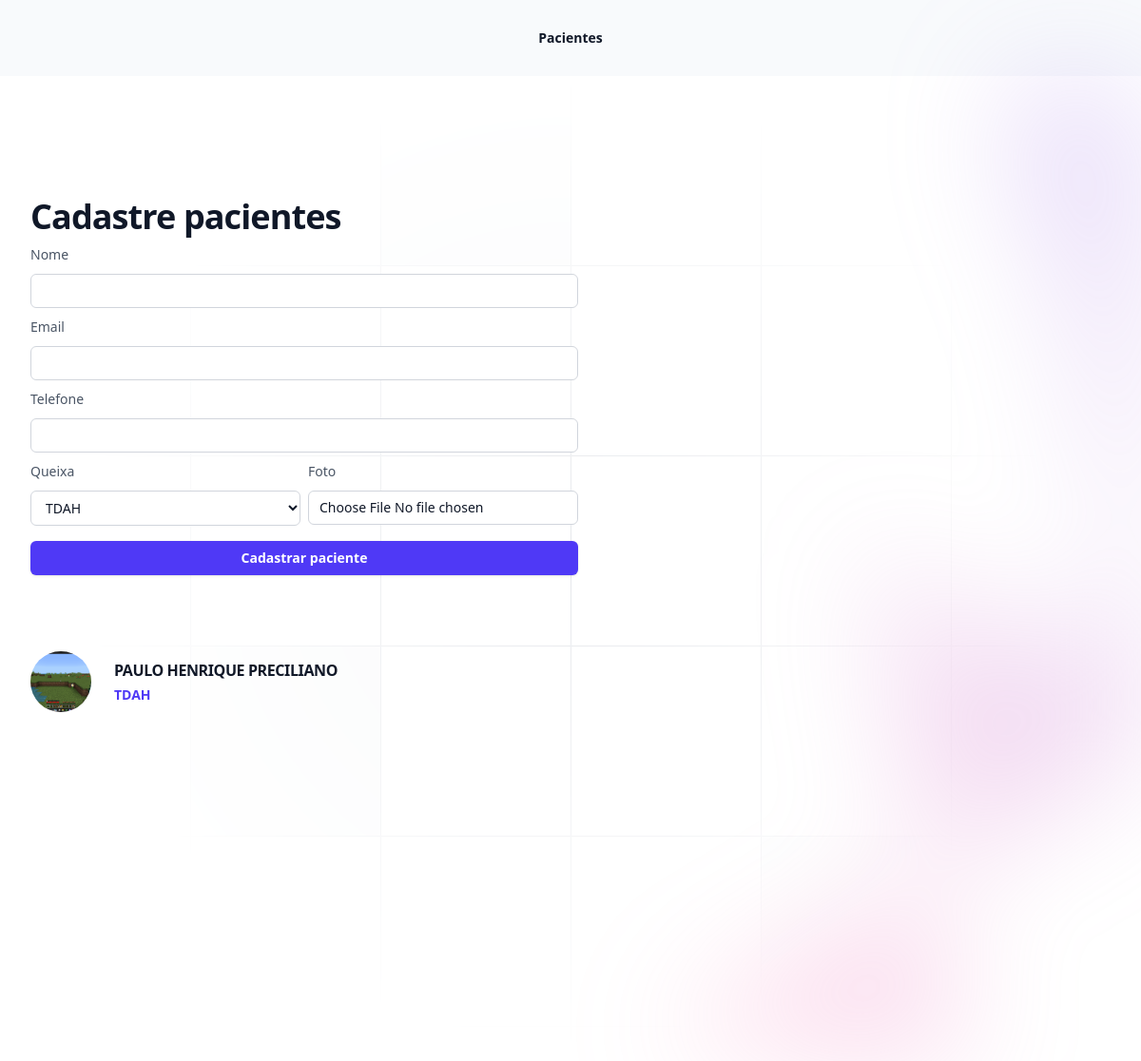
/pacientes/, run on an earlier commit of the app's database.
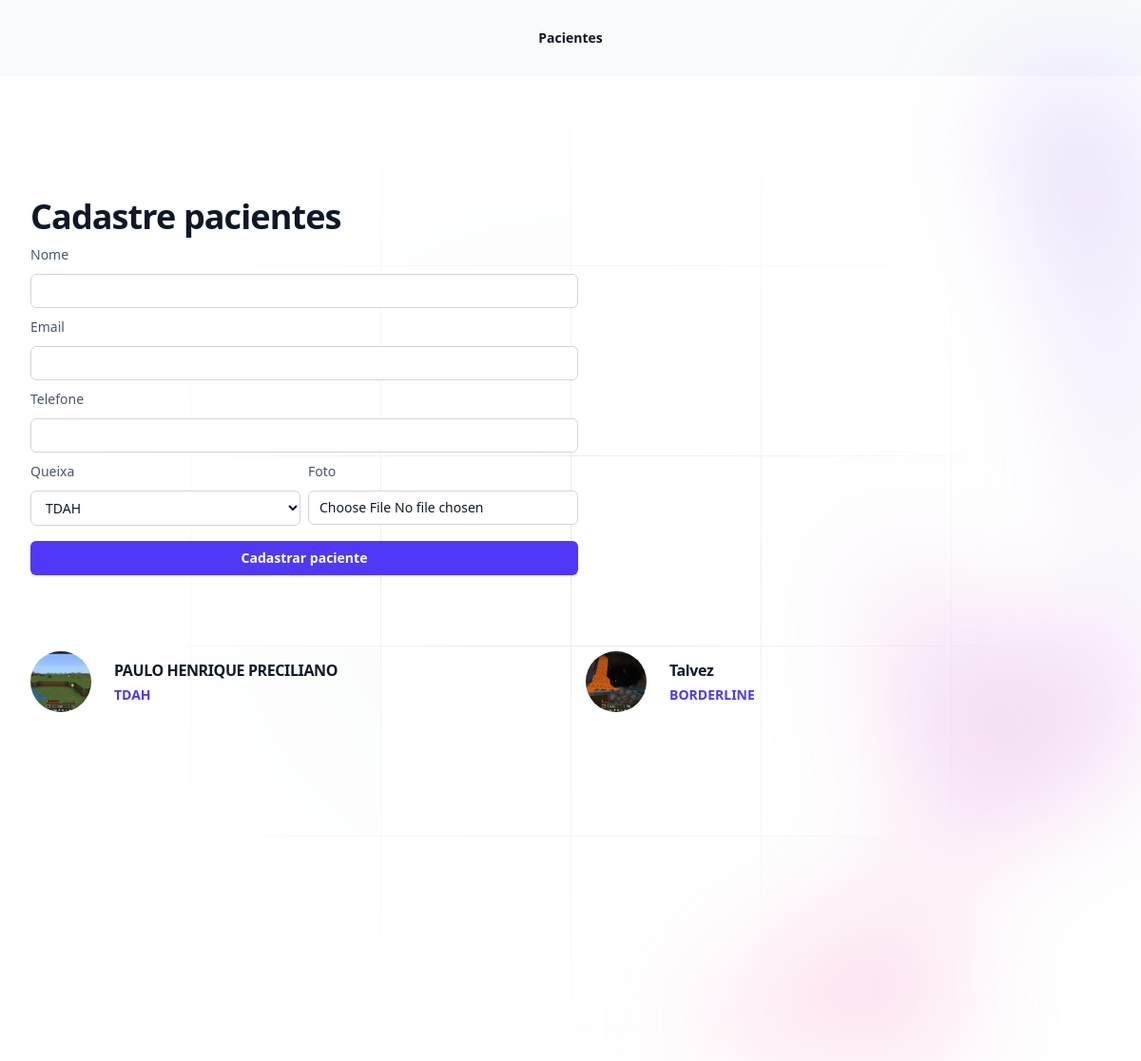
And on a later commit of the database.
### pacientes/models.py (models this page shows)
class Pacientes(models.Model):
    choices_queixa = (
        ('TDAH', 'TDAH'),
        ('BORDERLINE', 'BORDERLINE'),
        ('DEPRESSAO', 'DEPRESSÃO')
    )
    nome = models.CharField(max_length=50)
    email = models.EmailField()
    telefone = models.CharField(max_length=12, null=True, blank=True)
    foto = models.ImageField(upload_to='fotos')
    pagamento = models.BooleanField(default=True)
    queixa = models.CharField(max_length=10, choices=choices_queixa)

### pacientes/views.py (the view, shortened to what this page needs)
# urls.py: path('pacientes/', include('pacientes.urls'))
def pacientes(request):
    if request.method == "GET":
        pacientes_list = Pacientes.objects.all()
        return render(request, 'pacientes.html', {'queixas': Pacientes.choices_queixa, 'pacientes': pacientes_list})

### pacientes/templates/pacientes.html (shortened to what the changed rows need)
{% extends "base.html" %}
{% block 'body' %}
    <div class="relative isolate">
    <div class="py-24 sm:py-32">
        <div class="mx-auto grid max-w-7xl gap-20 px-6 lg:px-8 xl:grid-cols-3">
          <div class="max-w-xl">
            <h2 class="text-pretty text-3xl font-semibold tracking-tight text-gray-900 sm:text-4xl">Cadastre pacientes</h2>
        </div>
          <ul role="list" class="grid gap-x-8 gap-y-12 sm:grid-cols-2 sm:gap-y-16 xl:col-span-2">
            {% for paciente in pacientes%}
                <li>
                <div class="flex items-center gap-x-6">
                    <img class="size-16 rounded-full object-cover" src="{{paciente.foto.url}}" alt="">
                    <div>
                    <a href="{{paciente.id}}" class="text-base/7 font-semibold tracking-tight text-gray-900">{{paciente.nome}}</a>
                    <p class="text-sm/6 font-semibold text-indigo-600">{{paciente.queixa}}</p>
                    </div>
                </div>
                </li>
            {% endfor %}
          </ul>
        </div>
      </div>
    </div>
{% endblock 'body' %}

What changed in the data, as far as the page shows it:
added Pacientes: foto (picture), nome "Talvez", queixa "BORDERLINE"
